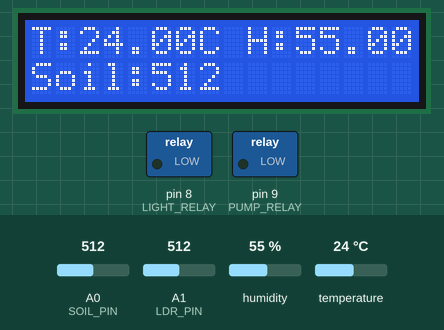
Simulated run of this sketch. Board: Arduino Uno, built with avr-gcc and run on an emulated ATmega328P. Shown: 16×2 character LCD, switched loads named in the sketch (green lamp = pin HIGH). The inputs (shaded band) are chosen by the test bench; at power-on: A0 (SOIL_PIN) = 512, A1 (LDR_PIN) = 512, humidity 55 %, temperature 24 °C.

Above: at 3.2 s.
3.3 s: A0 (SOIL_PIN) set to 416
At 5.0 s:
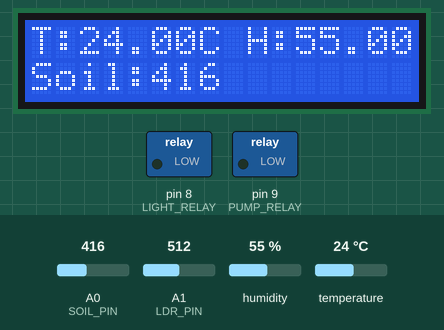
6.0 s: A0 (SOIL_PIN) set to 390
At 6.4 s:
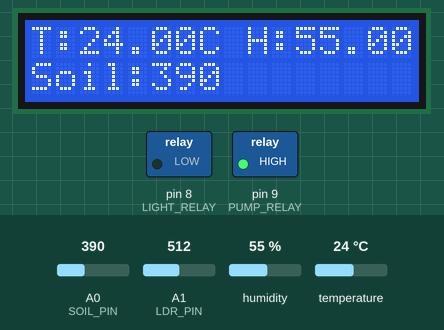
8.7 s: A1 (LDR_PIN) set to 318
11.4 s: A1 (LDR_PIN) set to 284
At 13.1 s:
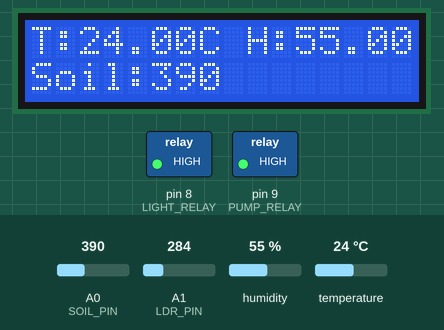
14.1 s: A0 (SOIL_PIN) set to 410
At 15.7 s:
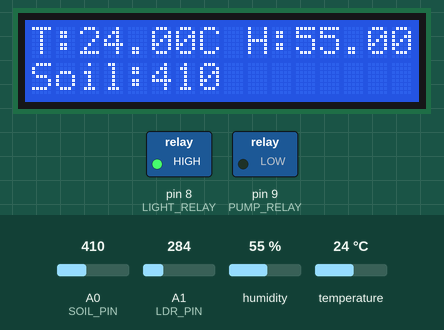
16.8 s: humidity set to 22 %
At 19.8 s:
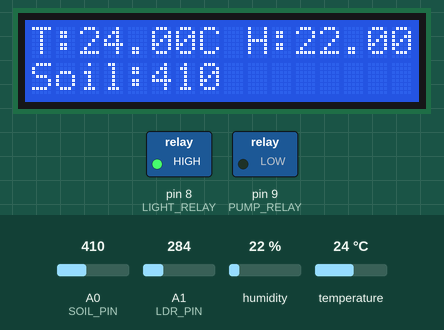
Timing chart, 0 to 20.8 s (numbered marks = the images above; inputs shaded):
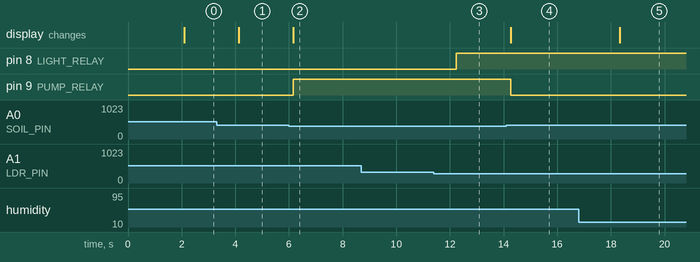

Measured:
- the behaviour switches between 400 and 399 on A0 (SOIL_PIN) (found by bisection; images 1 and 2)
- the behaviour switches between 300 and 299 on A1 (LDR_PIN) (found by bisection; images 2 and 3)
- after the input at 3.3 s, the display: changes after 0.82 s (image 1)
- after the input at 6.0 s, pin 9 (PUMP_RELAY): LOW → HIGH after 0.15 s; the display: changes after 0.15 s (image 2)
- after the input at 8.7 s, every drawn part: stays the same
- after the input at 11.4 s, pin 8 (LIGHT_RELAY): LOW → HIGH after 0.84 s
- after the input at 14.1 s, pin 9 (PUMP_RELAY): HIGH → LOW after 0.17 s; the display: changes after 0.17 s (image 4)
- after the input at 16.8 s, the display: changes after 1.5 s (image 5)

The sketch:

home_automation.ino
```cpp
// Intelligent Home Automation System
// Developed by: Amna Boughamoura (2025)

// Libraries
#include <DHT.h>
#include <LiquidCrystal.h>

// Pin Configurations
#define DHTPIN 2
#define DHTTYPE DHT11
#define SOIL_PIN A0
#define LDR_PIN A1
#define LIGHT_RELAY 8
#define PUMP_RELAY 9

// Initialize Sensors
DHT dht(DHTPIN, DHTTYPE);

// LCD Pins: RS, E, D4, D5, D6, D7
LiquidCrystal lcd(12, 11, 5, 4, 3, 2);

void setup() {
  Serial.begin(9600);
  dht.begin();

  pinMode(SOIL_PIN, INPUT);
  pinMode(LDR_PIN, INPUT);
  pinMode(LIGHT_RELAY, OUTPUT);
  pinMode(PUMP_RELAY, OUTPUT);

  lcd.begin(16, 2);
  lcd.print("Home Automation");
  delay(2000);
}

void loop() {
  // Read Sensors
  float h = dht.readHumidity();
  float t = dht.readTemperature();
  int soil = analogRead(SOIL_PIN);
  int lightLevel = analogRead(LDR_PIN);

  // Display Sensor Values
  lcd.clear();
  lcd.setCursor(0, 0);
  lcd.print("T:");
  lcd.print(t);
  lcd.print("C H:");
  lcd.print(h);

  lcd.setCursor(0, 1);
  lcd.print("Soil:");
  lcd.print(soil);

  // Logic: Soil Dry → Activate Pump
  if (soil < 400) {
    digitalWrite(PUMP_RELAY, HIGH);
  } else {
    digitalWrite(PUMP_RELAY, LOW);
  }

  // Logic: Dark → Turn On Light
  if (lightLevel < 300) {
    digitalWrite(LIGHT_RELAY, HIGH);
  } else {
    digitalWrite(LIGHT_RELAY, LOW);
  }

  delay(2000);
}
```
